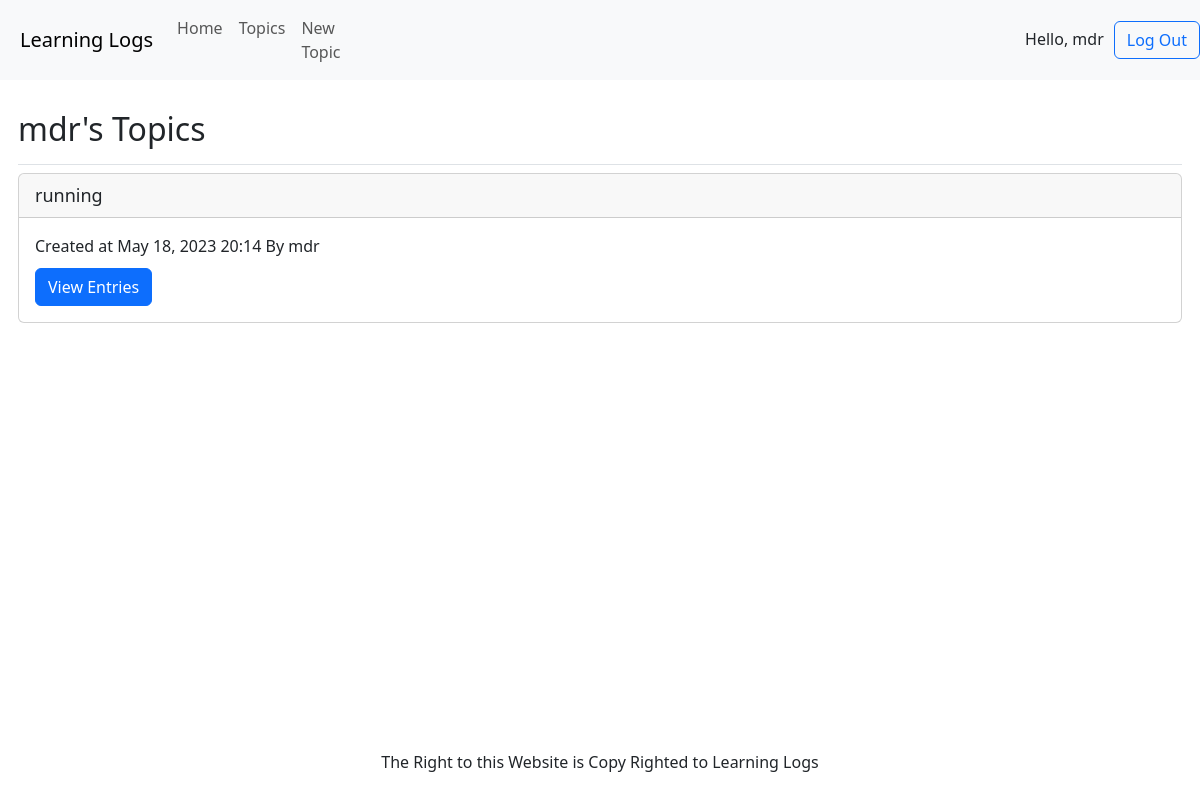
Page /topics (signed in) on the committed database.
### learning_logs/models.py (models this page shows, shortened)
class Topic(models.Model):
    text = models.TextField(max_length=200, unique=True, )
    owner = models.ForeignKey(User, on_delete=models.CASCADE)
    date_added = models.DateTimeField(auto_now=True)

### learning_logs/views.py (the view)
# urls.py: path("topics", topics),
@login_required
def topics(request):
    context = {'topics': Topic.objects.filter(owner=request.user).all()}
    return render(request, "topics.html", context)

### templates/topics.html (shortened to what this page needs)
{% extends 'base.html' %}
{% load django_bootstrap5 %}
{% block header %} <h2>{{ user.username }}'s Topics</h2> {% endblock header %}
{% block content %}
    {% for item in topics %}
        <div class="card mb-3">
            <p style="font-size: 18px" class="card-header">
                {{ item.text }}
            </p>
            <div class="card-body">
                Created at {{ item.date_added|date:'M d, Y H:i' }} By {{ item.owner.username }}
                <br>
                <a style="margin-top: 10px" class="btn btn-primary" href="/topic/{{ item.text }}">View Entries</a>
            </div>
        </div>
    {% endfor %}
{% endblock content %}

### templates/base.html (shortened to what this page needs)
<!DOCTYPE html>
<html lang="en">
<head>
    {% load django_bootstrap5 %}
    {% bootstrap_css %}
</head>
<body>
<nav style="padding-left: 20px;" class="navbar navbar-expand-lg navbar-light bg-light">
    <a class="navbar-brand" href="/">Learning Logs</a>
    <div class="collapse navbar-collapse" id="navbarSupportedContent">
        <ul class="navbar-nav mr-auto">
            <li class="nav-item active">
                <a class="nav-link" href="/">Home</a>
            </li>
            <li class="nav-item">
                <a class="nav-link" href="/topics">Topics</a>
            </li>
            <li class="nav-item">
                <a class="nav-link" href="/newtopic">New Topic</a>
            </li>
        </ul>
        <div style="width: 85%; justify-content: right" class="navbar-nav nav-brand">
            {% if user.is_authenticated %}
                <div class="nav-item">
                    <span style="margin-right: 5px; vertical-align: -webkit-baseline-middle">Hello, {{ user.username }}</span>
                </div>
                <div class="nav-item">
                    <a style="margin-left: 5px" class="btn btn-outline-primary"
                       href="/accounts/logout">Log Out</a>
                </div>
            {% endif %}
        </div>
    </div>
</nav>
<main class="row">
    <div class="container-fluid" style="padding: 30px">
        <div class="pb-2 mb-2 border-bottom">
            {% block header %}{% endblock header %}
        </div>
        {% block content %}{% endblock content %}
    </div>
</main>
<footer style="position:absolute;: relative; bottom: 10px; width: 100%">
    <p style="text-align: center; display: block; width: 100%">The Right to this Website is Copy Righted to Learning
        Logs</p>
</footer>
</body>
</html>

### rows in the picture
Topic: text "running", date_added "May 18, 2023 20:14", owner.username "mdr"

### other values in the picture
{{ user.username }} "mdr"
